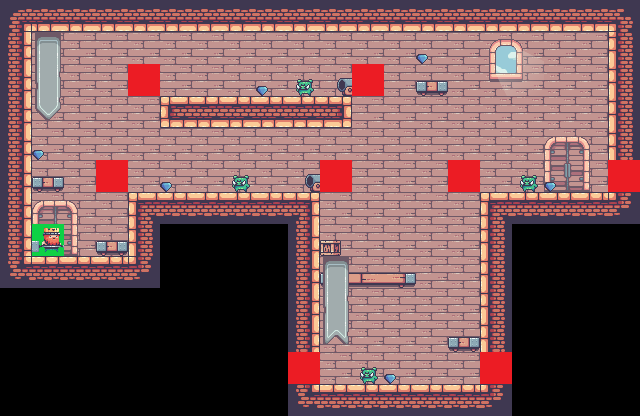

Tiled map render using the project's own tile images. Description and the map definition, with tile-layer contents summarised, below:
An orthogonal 20x13 tile map with 32x32 px tiles, 11 tile layers (Terrain, Background, Default_platforms, Decorations, ...), 9 tilesets.

<map version="1.9" tiledversion="1.9.2" orientation="orthogonal" renderorder="right-down" width="20" height="13" tilewidth="32" tileheight="32" infinite="0" nextlayerid="12" nextobjectid="1">
 <editorsettings>
  <export target="lvl2.csv" format="csv" />
 </editorsettings>
 <tileset firstgid="1" source="../../graphics/tilesets/terrain.tsx" />
 <tileset firstgid="177" source="../../graphics/tilesets/default_platforms.tsx" />
 <tileset firstgid="181" source="../../graphics/tilesets/cannon.tsx" />
 <tileset firstgid="182" source="../../graphics/tilesets/setup_enemy.tsx" />
 <tileset firstgid="184" source="../../graphics/tilesets/diamonds.tsx" />
 <tileset firstgid="185" source="../../graphics/tilesets/door.tsx" />
 <tileset firstgid="186" source="../../graphics/tilesets/setup_charcater.tsx" />
 <tileset firstgid="188" source="../../graphics/tilesets/decorations.tsx" />
 <tileset firstgid="208" source="../../graphics/tilesets/box.tsx" />
 <layer id="1" name="Terrain" width="20" height="13">
  <data>[260 cells, 72 non-empty, 13 distinct tile ids]</data>
 </layer>
 <layer id="2" name="Background" width="20" height="13">
  <data>[260 cells, 120 non-empty, 1 distinct tile ids]</data>
 </layer>
 <layer id="3" name="Default_platforms" width="20" height="13">
  <data>[260 cells, 7 non-empty, 4 distinct tile ids]</data>
 </layer>
 <layer id="10" name="Decorations" width="20" height="13">
  <data>[260 cells, 10 non-empty, 8 distinct tile ids]</data>
 </layer>
 <layer id="11" name="Box" width="20" height="13">
  <data>[260 cells, 1 non-empty, 1 distinct tile ids]</data>
 </layer>
 <layer id="7" name="Door" width="20" height="13">
  <data>[260 cells, 1 non-empty, 1 distinct tile ids]</data>
 </layer>
 <layer id="8" name="Background_door" width="20" height="13">
  <data>[260 cells, 1 non-empty, 1 distinct tile ids]</data>
 </layer>
 <layer id="9" name="Hero" width="20" height="13">
  <data>[260 cells, 1 non-empty, 1 distinct tile ids]</data>
 </layer>
 <layer id="4" name="Cannon" width="20" height="13">
  <data>[260 cells, 2 non-empty, 1 distinct tile ids]</data>
 </layer>
 <layer id="5" name="Enemy" width="20" height="13">
  <data>[260 cells, 12 non-empty, 2 distinct tile ids]</data>
 </layer>
 <layer id="6" name="Diamonds" width="20" height="13">
  <data>[260 cells, 6 non-empty, 1 distinct tile ids]</data>
 </layer>
</map>
